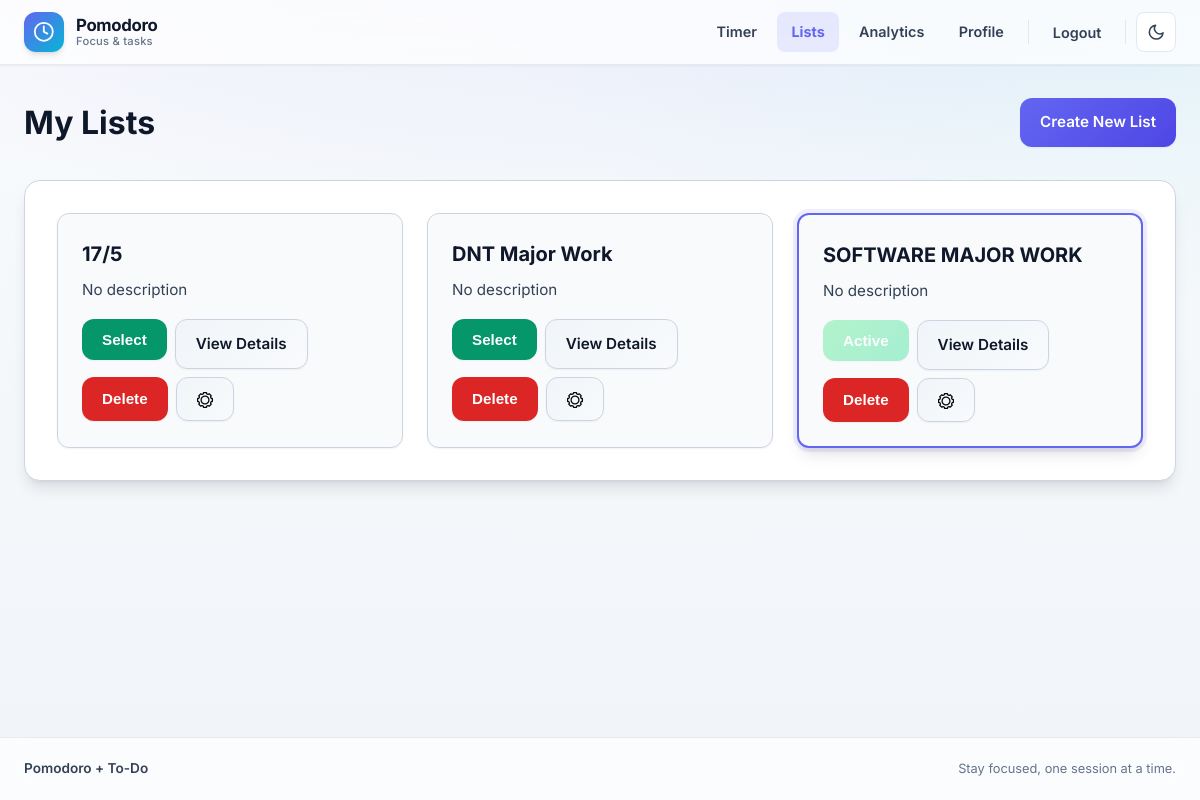
The page /lists/ (signed in) on the database its author committed.
### tables this page shows
CREATE TABLE lists (
    id INTEGER PRIMARY KEY AUTOINCREMENT,
    user_id INTEGER NOT NULL,
    name TEXT NOT NULL,
    description TEXT,
    is_active BOOLEAN DEFAULT 0,
    pomo_session INTEGER DEFAULT 25,
    pomo_short_break INTEGER DEFAULT 5,
    pomo_long_break INTEGER DEFAULT 15,
    pomo_current_time INTEGER DEFAULT 0,
    -- Timer state management
    timer_state TEXT DEFAULT 'idle' CHECK(timer_state IN ('idle', 'session', 'short_break', 'long_break', 'paused')),
    current_phase TEXT DEFAULT NULL CHECK(current_phase IN ('session', 'short_break', 'long_break')),
    timer_remaining INTEGER DEFAULT 0,
    sessions_completed INTEGER DEFAULT 0,
    timer_started_at TIMESTAMP NULL,
    timer_last_updated TIMESTAMP DEFAULT CURRENT_TIMESTAMP,
    created_at TIMESTAMP DEFAULT CURRENT_TIMESTAMP,
    FOREIGN KEY (user_id) REFERENCES users (id) ON DELETE CASCADE,
    UNIQUE(user_id, name)
);

### pomodoro/routes/lists.py (the view)
@bp.route('/')
@login_required
def index():
    from ..models.list import get_all_lists
    lists = get_all_lists(current_user.id)
    return render_template('lists/index.html', lists=lists)

### pomodoro/db.py (called while the page is built)
def convert_datetime(val):
    if isinstance(val, bytes):
        val = val.decode('utf-8')
    if isinstance(val, str):
        try:
            if 'T' in val:
                return datetime.fromisoformat(val.replace('Z', '+00:00'))
            else:
                return datetime.fromisoformat(val)
        except (ValueError, AttributeError):
            return datetime.now()
    return val

def get_db():
    if 'db' not in g:
        os.makedirs(current_app.instance_path, exist_ok=True)
        g.db = sqlite3.connect(
            current_app.config['DATABASE'],
            detect_types=sqlite3.PARSE_DECLTYPES | sqlite3.PARSE_COLNAMES
        )
        g.db.row_factory = sqlite3.Row
        g.db.execute("PRAGMA busy_timeout = 30000")
        from .migrations import run_pending_migrations
        run_pending_migrations(g.db)
    return g.db

### pomodoro/migrations.py (called while the page is built, shortened)
def _ensure_migrations_table(db: sqlite3.Connection):
    db.execute("""
        CREATE TABLE IF NOT EXISTS schema_migrations (
            filename TEXT PRIMARY KEY,
            applied_at TIMESTAMP DEFAULT CURRENT_TIMESTAMP
        )
    """)
    db.commit()

def run_pending_migrations(db: sqlite3.Connection):
    _ensure_migrations_table(db)
    applied = {row[0] for row in db.execute("SELECT filename FROM schema_migrations")}
    migration_files = sorted(
        f for f in os.listdir(MIGRATIONS_DIR)
        if f.endswith('.sql') and f not in applied
    )

### pomodoro/models/list.py (called while the page is built)
def get_all_lists(user_id):
    db = get_db()
    return db.execute(
        'SELECT * FROM lists WHERE user_id = ? ORDER BY name',
        (user_id,)
    ).fetchall()

### pomodoro/models/user.py (called while the page is built)
    @staticmethod
    def get_by_id(user_id):
        database = db.get_db()
        user_data = database.execute(
            'SELECT * FROM users WHERE id = ?', (user_id,)
        ).fetchone()
        if user_data:
            return User(**user_data)
        return None

### pomodoro/templates/lists/index.html (shortened to what this page needs)
{% extends 'base.html' %}
{% block head %}
<link rel="stylesheet" href="{{ url_for('static', filename='css/modal.css') }}">
{% endblock %}
{% block content %}
<div class="lists-page">
    <div class="page-header">
        <h1>My Lists</h1>
        <a href="{{ url_for('lists.create') }}" class="btn btn-primary">Create New List</a>
    </div>
    <div class="panel lists-panel">
        <div class="lists-grid">
            {% for list in lists %}
                <div class="list-card {% if list['is_active'] %}active{% endif %}">
                    <h3>{{ list['name'] }}</h3>
                    <p class="list-description">{{ list['description'] or 'No description' }}</p>
                    <div class="list-actions">
                        <form method="post" action="{{ url_for('lists.select_list', id=list['id']) }}" style="display: inline;">
                            <button type="submit" class="btn btn-select" {% if list['is_active'] %}disabled{% endif %}>
                                {% if list['is_active'] %}Active{% else %}Select{% endif %}
                            </button>
                        </form>
                        <a href="{{ url_for('lists.detail', id=list['id']) }}" class="btn btn-secondary">View Details</a>
                        <button type="button" class="btn btn-delete delete-list-btn" data-list-id="{{ list['id'] }}" data-list-name="{{ list['name'] }}">Delete</button>
                        <button type="button" class="btn btn-edit edit-list-btn" data-list-id="{{ list['id'] }}" data-list-name="{{ list['name'] }}" data-list-description="{{ list['description'] or '' }}">
                            <img src="{{ url_for('static', filename='assets/setting.png') }}" alt="Edit settings" style="height: 16px; width: 16px; vertical-align: middle;"/>
                        </button>
                    </div>
                </div>
            {% else %}
                <div class="empty-state">
                    <p>No lists yet. <a href="{{ url_for('lists.create') }}">Create your first list</a></p>
                </div>
            {% endfor %}
        </div>
    </div>
</div>
{% endblock %}

### pomodoro/static/css/style.css (style rules this page uses)
:root { --primary-color: #6366f1; --primary-hover: #4f46e5; --primary-light: #818cf8; --secondary-color: #06b6d4; --accent-color: #f43f5e; --success-color: #059669; --warning-color: #d97706; --error-color: #dc2626; --text-primary: #0f172a; --text-secondary: #334155; --text-muted: #64748b; --bg-primary: #ffffff; --bg-secondary: #f8fafc; --bg-tertiary: #f1f5f9; --border-color: #cbd5e1; --border-light: #e2e8f0; --shadow-sm: 0 1px 2px 0 rgb(0 0 0 / 0.05); --shadow-md: 0 4px 6px -1px rgb(0 0 0 / 0.1), 0 2px 4px -2px rgb(0 0 0 / 0.1); --shadow-lg: 0 10px 15px -3px rgb(0 0 0 / 0.1), 0 4px 6px -4px rgb(0 0 0 / 0.1); --shadow-xl: 0 20px 25px -5px rgb(0 0 0 / 0.1), 0 8px 10px -6px rgb(0 0 0 / 0.1); --radius-sm: 0.375rem; --radius-md: 0.5rem; --radius-lg: 0.75rem; --radius-xl: 1rem; --focus-ring: 0 0 0 3px rgba(99, 102, 241, 0.4); }
* { margin: 0; padding: 0; box-sizing: border-box; }
body { font-family: 'Inter', -apple-system, BlinkMacSystemFont, 'Segoe UI', Roboto, 'Helvetica Neue', Arial, sans-serif; color: var(--text-primary); line-height: 1.6; min-height: 100vh; -webkit-font-smoothing: antialiased; -moz-osx-font-smoothing: grayscale; }
.panel { background: var(--bg-primary); border-radius: var(--radius-xl); padding: 2rem; box-shadow: var(--shadow-lg); overflow-y: auto; border: 1px solid var(--border-color); transition: transform 0.3s ease, box-shadow 0.3s ease; }
.lists-page { max-width: 100%; }
.page-header { display: flex; justify-content: space-between; align-items: center; margin-bottom: 2rem; }
.lists-panel { background: var(--bg-primary); border-radius: var(--radius-xl); padding: 2rem; box-shadow: var(--shadow-lg); overflow-y: auto; transition: transform 0.2s ease, box-shadow 0.2s ease; }
.lists-grid { display: grid; grid-template-columns: repeat(auto-fill, minmax(300px, 1fr)); gap: 1.5rem; }
.list-card { background: var(--bg-secondary); border-radius: var(--radius-lg); padding: 1.5rem; box-shadow: var(--shadow-sm); border: 1px solid var(--border-color); transition: transform 0.2s ease, box-shadow 0.2s ease; }
.list-card.active { border: 2px solid var(--primary-color); box-shadow: 0 0 0 4px rgba(99, 102, 241, 0.1), var(--shadow-lg); }
.list-card h3 { margin-bottom: 0.5rem; color: var(--text-primary); font-weight: 700; font-size: 1.25rem; }
.list-description { color: var(--text-secondary); font-size: 0.95rem; margin-bottom: 1rem; line-height: 1.6; }
.list-actions { display: flex; gap: 0.5rem; flex-wrap: wrap; }
.btn { padding: 0.75rem 1.25rem; border: none; border-radius: var(--radius-lg); cursor: pointer; font-weight: 600; text-decoration: none; display: inline-block; transition: all 0.3s ease; font-size: 0.95rem; box-shadow: var(--shadow-sm); }
.btn-primary { background: linear-gradient(135deg, var(--primary-color) 0%, var(--primary-hover) 100%); color: white; font-weight: 600; }
.btn-secondary { background: linear-gradient(135deg, var(--bg-tertiary) 0%, var(--bg-secondary) 100%); color: var(--text-primary); border: 1px solid var(--border-color); }
.btn-select { background: linear-gradient(135deg, var(--success-color) 0%, #059669 100%); color: white; }
.btn-select:disabled { background: linear-gradient(135deg, #86efac 0%, #6ee7b7 100%); cursor: not-allowed; opacity: 0.6; }
.btn-edit { background: linear-gradient(135deg, var(--bg-tertiary) 0%, var(--bg-secondary) 100%); color: var(--text-muted); cursor: not-allowed; border: 1px solid var(--border-color); }
.btn-delete { background: linear-gradient(135deg, var(--error-color) 0%, #dc2626 100%); color: white; }

### pomodoro/static/css/base-layout.css (style rules this page uses)
:root { --header-height: 4rem; --content-max-width: 1400px; --nav-blur: 12px; --surface-elevated: rgba(255, 255, 255, 0.72); --header-border: rgba(15, 23, 42, 0.08); }
.app-body { display: flex; flex-direction: column; min-height: 100vh; background: radial-gradient(ellipse 80% 50% at 50% -20%, rgba(99, 102, 241, 0.12), transparent), radial-gradient(ellipse 60% 40% at 100% 0%, rgba(6, 182, 212, 0.08), transparent), linear-gradient(180deg, var(--bg-secondary) 0%, var(--bg-tertiary) 100%); background-attachment: fixed; }

### rows shown on the page
lists: name "17/5", description "No description", is_active "Select"
lists: name "DNT Major Work", description "No description", is_active "Select"
lists: name "SOFTWARE MAJOR WORK", description "No description", is_active "Active"
